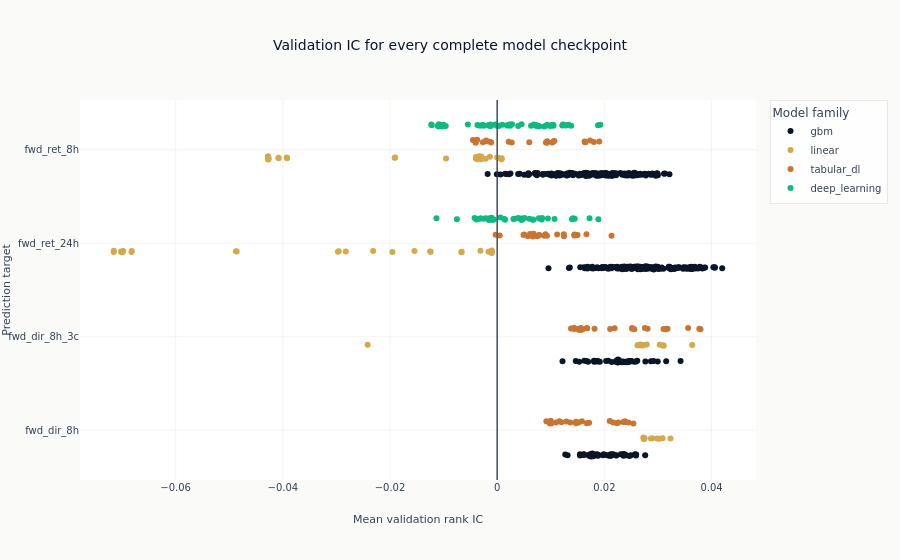

Notebook source saved alongside this figure:
### Markdown cell above
The distribution below retains every checkpoint. A family with more configured checkpoints is
therefore shown with more points rather than receiving extra weight in a collapsed ranking.

### Code cell
ic_points = catalog.filter(pl.col("ic_mean").is_not_null()).sort(
    "label", "family", "config_name", "checkpoint_value"
)
fig = px.strip(
    ic_points,
    x="ic_mean",
    y="label",
    color="family",
    hover_data=["config_name", "checkpoint_kind", "checkpoint_value"],
    title="Validation IC for every complete model checkpoint",
    labels={"ic_mean": "Mean validation rank IC", "label": "Prediction target"},
    color_discrete_sequence=ml4t_palette(5, categorical=True),
)
fig.add_vline(x=0, line_width=1, line_color=COLORS["neutral"])
fig.update_layout(legend_title_text="Model family")
show_plotly_with_alt(
    fig,
    "Horizontal strip plot with one point per complete model checkpoint, grouped by prediction "
    "target and colored by model family. A vertical zero line separates positive and negative "
    "validation rank correlations.",
)

### Figure 1 — Plotly figure (JSON) as saved in the notebook; plotly's stock layout.template omitted (floating-point values rounded to 4 significant figures; data arrays with more than 128 entries replaced by an {"elided": "..."} marker saying what was removed)
{"data": [{"alignmentgroup": "True", "boxpoints": "all", "customdata": {"elided": "400x3 mixed values"}, "fillcolor": "rgba(255,255,255,0)", "hoveron": "points", "hovertemplate": "family=gbm<br>Mean validation rank IC=%{x}<br>Prediction target=%{y}<br>config_name=%{customdata[0]}<br>checkpoint_kind=%{customdata[1]}<br>checkpoint_value=%{customdata[2]}<extra></extra>", "legendgroup": "gbm", "line": {"color": "rgba(255,255,255,0)"}, "marker": {"color": "#0a1628"}, "name": "gbm", "offsetgroup": "gbm", "orientation": "h", "pointpos": 0, "showlegend": true, "type": "box", "x": {"elided": "400 float values"}, "x0": " ", "xaxis": "x", "y": {"elided": "400 str values"}, "y0": " ", "yaxis": "y"}, {"alignmentgroup": "True", "boxpoints": "all", "customdata": {"elided": "81x3 str values"}, "fillcolor": "rgba(255,255,255,0)", "hoveron": "points", "hovertemplate": "family=linear<br>Mean validation rank IC=%{x}<br>Prediction target=%{y}<br>config_name=%{customdata[0]}<br>checkpoint_kind=%{customdata[1]}<br>checkpoint_value=%{customdata[2]}<extra></extra>", "legendgroup": "linear", "line": {"color": "rgba(255,255,255,0)"}, "marker": {"color": "#D4A84B"}, "name": "linear", "offsetgroup": "linear", "orientation": "h", "pointpos": 0, "showlegend": true, "type": "box", "x": [0.03087, 0.02985, 0.02894, 0.02735, 0.02748, 0.03234, 0.03028, 0.0287, 0.0274, 0.02737, 0.02728, 0.02747, -0.02416, 0.03033, 0.03107, 0.02692, 0.02624, 0.02622, 0.0364, 0.03097, 0.02791, 0.02713, 0.02734, 0.02683, 0.02671, -0.006671, -0.0125, -0.02972, -0.04873, -0.06819, -0.07154, -0.06979, -0.07016, -0.006634, -0.01242, -0.02956, -0.04861, -0.06825, -0.07153, -0.06993, -0.07016, -0.001012, -0.001013, -0.001018, -0.001014, -0.001004, -0.001073, -0.001613, -0.003119, -0.01544, -0.02825, -0.02315, -0.01955, 0.0008378, -0.002967, -0.01913, -0.0392, -0.04078, -0.04267, -0.04275, -0.04275, 0.0008231, -0.00296, -0.01903, -0.03927, -0.04081, -0.04267, -0.04275, -0.04275, -0.003942, -0.003942, -0.003939, -0.003943, -0.003917, -0.003772, -0.001365, 0.0002806, -0.003391, -0.009545, -0.002138, 1.938e-05], "x0": " ", "xaxis": "x", "y": ["fwd_dir_8h", "fwd_dir_8h", "fwd_dir_8h", "fwd_dir_8h", "fwd_dir_8h", "fwd_dir_8h", "fwd_dir_8h", "fwd_dir_8h", "fwd_dir_8h", "fwd_dir_8h", "fwd_dir_8h", "fwd_dir_8h", "fwd_dir_8h_3c", "fwd_dir_8h_3c", "fwd_dir_8h_3c", "fwd_dir_8h_3c", "fwd_dir_8h_3c", "fwd_dir_8h_3c", "fwd_dir_8h_3c", "fwd_dir_8h_3c", "fwd_dir_8h_3c", "fwd_dir_8h_3c", "fwd_dir_8h_3c", "fwd_dir_8h_3c", "fwd_dir_8h_3c", "fwd_ret_24h", "fwd_ret_24h", "fwd_ret_24h", "fwd_ret_24h", "fwd_ret_24h", "fwd_ret_24h", "fwd_ret_24h", "fwd_ret_24h", "fwd_ret_24h", "fwd_ret_24h", "fwd_ret_24h", "fwd_ret_24h", "fwd_ret_24h", "fwd_ret_24h", "fwd_ret_24h", "fwd_ret_24h", "fwd_ret_24h", "fwd_ret_24h", "fwd_ret_24h", "fwd_ret_24h", "fwd_ret_24h", "fwd_ret_24h", "fwd_ret_24h", "fwd_ret_24h", "fwd_ret_24h", "fwd_ret_24h", "fwd_ret_24h", "fwd_ret_24h", "fwd_ret_8h", "fwd_ret_8h", "fwd_ret_8h", "fwd_ret_8h", "fwd_ret_8h", "fwd_ret_8h", "fwd_ret_8h", "fwd_ret_8h", "fwd_ret_8h", "fwd_ret_8h", "fwd_ret_8h", "fwd_ret_8h", "fwd_ret_8h", "fwd_ret_8h", "fwd_ret_8h", "fwd_ret_8h", "fwd_ret_8h", "fwd_ret_8h", "fwd_ret_8h", "fwd_ret_8h", "fwd_ret_8h", "fwd_ret_8h", "fwd_ret_8h", "fwd_ret_8h", "fwd_ret_8h", "fwd_ret_8h", "fwd_ret_8h", "fwd_ret_8h"], "y0": " ", "yaxis": "y"}, {"alignmentgroup": "True", "boxpoints": "all", "customdata": {"elided": "96x3 mixed values"}, "fillcolor": "rgba(255,255,255,0)", "hoveron": "points", "hovertemplate": "family=tabular_dl<br>Mean validation rank IC=%{x}<br>Prediction target=%{y}<br>config_name=%{customdata[0]}<br>checkpoint_kind=%{customdata[1]}<br>checkpoint_value=%{customdata[2]}<extra></extra>", "legendgroup": "tabular_dl", "line": {"color": "rgba(255,255,255,0)"}, "marker": {"color": "#C87533"}, "name": "tabular_dl", "offsetgroup": "tabular_dl", "orientation": "h", "pointpos": 0, "showlegend": true, "type": "box", "x": [0.01673, 0.01162, 0.01199, 0.01294, 0.01581, 0.0152, 0.01471, 0.0147, 0.02541, 0.01366, 0.01716, 0.01098, 0.009173, 0.01007, 0.009784, 0.009994, 0.02451, 0.021, 0.02234, 0.02167, 0.02261, 0.02355, 0.02389, 0.02385, 0.03105, 0.02192, 0.01816, 0.01679, 0.01438, 0.01518, 0.01377, 0.01437, 0.03563, 0.02806, 0.02108, 0.01673, 0.01565, 0.01591, 0.01554, 0.0152, 0.03143, 0.03794, 0.03772, 0.03178, 0.02756, 0.02559, 0.02518, 0.0252, 0.02134, 0.01499, 0.01666, 0.008834, 0.00574, 0.007795, 0.00648, 0.00613, -0.000284, 0.004915, 0.01119, 0.009002, 0.01439, 0.01442, 0.01243, 0.01246, 0.0004771, 0.005035, 0.01478, 0.009291, 0.007877, 0.007516, 0.006806, 0.006679, -0.001356, -0.001954, 0.01632, 0.01904, 0.01805, 0.01735, 0.0165, 0.01642, 0.00272, 0.00215, 0.009331, 0.01051, 0.01067, 0.00926, 0.009337, 0.009096, 0.0103, 0.005989, -0.001118, -0.002668, -0.002068, -0.003744, -0.004017, -0.004531], "x0": " ", "xaxis": "x", "y": ["fwd_dir_8h", "fwd_dir_8h", "fwd_dir_8h", "fwd_dir_8h", "fwd_dir_8h", "fwd_dir_8h", "fwd_dir_8h", "fwd_dir_8h", "fwd_dir_8h", "fwd_dir_8h", "fwd_dir_8h", "fwd_dir_8h", "fwd_dir_8h", "fwd_dir_8h", "fwd_dir_8h", "fwd_dir_8h", "fwd_dir_8h", "fwd_dir_8h", "fwd_dir_8h", "fwd_dir_8h", "fwd_dir_8h", "fwd_dir_8h", "fwd_dir_8h", "fwd_dir_8h", "fwd_dir_8h_3c", "fwd_dir_8h_3c", "fwd_dir_8h_3c", "fwd_dir_8h_3c", "fwd_dir_8h_3c", "fwd_dir_8h_3c", "fwd_dir_8h_3c", "fwd_dir_8h_3c", "fwd_dir_8h_3c", "fwd_dir_8h_3c", "fwd_dir_8h_3c", "fwd_dir_8h_3c", "fwd_dir_8h_3c", "fwd_dir_8h_3c", "fwd_dir_8h_3c", "fwd_dir_8h_3c", "fwd_dir_8h_3c", "fwd_dir_8h_3c", "fwd_dir_8h_3c", "fwd_dir_8h_3c", "fwd_dir_8h_3c", "fwd_dir_8h_3c", "fwd_dir_8h_3c", "fwd_dir_8h_3c", "fwd_ret_24h", "fwd_ret_24h", "fwd_ret_24h", "fwd_ret_24h", "fwd_ret_24h", "fwd_ret_24h", "fwd_ret_24h", "fwd_ret_24h", "fwd_ret_24h", "fwd_ret_24h", "fwd_ret_24h", "fwd_ret_24h", "fwd_ret_24h", "fwd_ret_24h", "fwd_ret_24h", "fwd_ret_24h", "fwd_ret_24h", "fwd_ret_24h", "fwd_ret_24h", "fwd_ret_24h", "fwd_ret_24h", "fwd_ret_24h", "fwd_ret_24h", "fwd_ret_24h", "fwd_ret_8h", "fwd_ret_8h", "fwd_ret_8h", "fwd_ret_8h", "fwd_ret_8h", "fwd_ret_8h", "fwd_ret_8h", "fwd_ret_8h", "fwd_ret_8h", "fwd_ret_8h", "fwd_ret_8h", "fwd_ret_8h", "fwd_ret_8h", "fwd_ret_8h", "fwd_ret_8h", "fwd_ret_8h", "fwd_ret_8h", "fwd_ret_8h", "fwd_ret_8h", "fwd_ret_8h", "fwd_ret_8h", "fwd_ret_8h", "fwd_ret_8h", "fwd_ret_8h"], "y0": " ", "yaxis": "y"}, {"alignmentgroup": "True", "boxpoints": "all", "customdata": {"elided": "100x3 mixed values"}, "fillcolor": "rgba(255,255,255,0)", "hoveron": "points", "hovertemplate": "family=deep_learning<br>Mean validation rank IC=%{x}<br>Prediction target=%{y}<br>config_name=%{customdata[0]}<br>checkpoint_kind=%{customdata[1]}<br>checkpoint_value=%{customdata[2]}<extra></extra>", "legendgroup": "deep_learning", "line": {"color": "rgba(255,255,255,0)"}, "marker": {"color": "#10b981"}, "name": "deep_learning", "offsetgroup": "deep_learning", "orientation": "h", "pointpos": 0, "showlegend": true, "type": "box", "x": [0.01888, 0.0107, 0.009469, 0.01723, 0.01413, 0.01446, 0.01396, 0.008384, 0.008293, 0.004702, 0.003026, 0.00147, 0.00659, 0.006771, 0.00438, 0.006013, 0.005098, 0.004587, 0.004529, 0.004461, -0.01134, -0.007521, -0.0006298, 0.00325, 0.00388, 0.001347, 0.007777, 0.0006017, -0.001036, -0.004223, -0.002122, -0.00309, -0.003449, -0.002588, -0.00386, -0.001641, -0.001124, -0.000869, -0.001543, -0.001426, 0.01926, 0.008711, 0.01334, 0.01882, 0.01226, 0.01017, 0.01051, 0.01381, 0.01272, 0.009903, 0.009146, 0.01297, 0.01042, 0.00775, 0.007229, 0.006864, 0.006966, 0.007787, 0.007487, 0.007711, -0.01024, -0.003196, -0.0002701, 0.002312, -0.0004076, 0.0009543, -0.002472, -0.005467, -0.0096, -0.01011, -0.01008, -0.01229, -0.01221, -0.01107, -0.009999, -0.01092, -0.01004, -0.01085, -0.01087, -0.01091, 0.007437, 0.01214, 0.009325, 0.01046, 0.003919, 0.002417, -0.003682, 0.001845, 0.00278, 0.006329, 0.004556, -0.002709, 0.00196, 0.0003461, -0.001208, -0.00125, -0.001526, -0.001478, -0.001611, 0.0001343], "x0": " ", "xaxis": "x", "y": ["fwd_ret_24h", "fwd_ret_24h", "fwd_ret_24h", "fwd_ret_24h", "fwd_ret_24h", "fwd_ret_24h", "fwd_ret_24h", "fwd_ret_24h", "fwd_ret_24h", "fwd_ret_24h", "fwd_ret_24h", "fwd_ret_24h", "fwd_ret_24h", "fwd_ret_24h", "fwd_ret_24h", "fwd_ret_24h", "fwd_ret_24h", "fwd_ret_24h", "fwd_ret_24h", "fwd_ret_24h", "fwd_ret_24h", "fwd_ret_24h", "fwd_ret_24h", "fwd_ret_24h", "fwd_ret_24h", "fwd_ret_24h", "fwd_ret_24h", "fwd_ret_24h", "fwd_ret_24h", "fwd_ret_24h", "fwd_ret_24h", "fwd_ret_24h", "fwd_ret_24h", "fwd_ret_24h", "fwd_ret_24h", "fwd_ret_24h", "fwd_ret_24h", "fwd_ret_24h", "fwd_ret_24h", "fwd_ret_24h", "fwd_ret_8h", "fwd_ret_8h", "fwd_ret_8h", "fwd_ret_8h", "fwd_ret_8h", "fwd_ret_8h", "fwd_ret_8h", "fwd_ret_8h", "fwd_ret_8h", "fwd_ret_8h", "fwd_ret_8h", "fwd_ret_8h", "fwd_ret_8h", "fwd_ret_8h", "fwd_ret_8h", "fwd_ret_8h", "fwd_ret_8h", "fwd_ret_8h", "fwd_ret_8h", "fwd_ret_8h", "fwd_ret_8h", "fwd_ret_8h", "fwd_ret_8h", "fwd_ret_8h", "fwd_ret_8h", "fwd_ret_8h", "fwd_ret_8h", "fwd_ret_8h", "fwd_ret_8h", "fwd_ret_8h", "fwd_ret_8h", "fwd_ret_8h", "fwd_ret_8h", "fwd_ret_8h", "fwd_ret_8h", "fwd_ret_8h", "fwd_ret_8h", "fwd_ret_8h", "fwd_ret_8h", "fwd_ret_8h", "fwd_ret_8h", "fwd_ret_8h", "fwd_ret_8h", "fwd_ret_8h", "fwd_ret_8h", "fwd_ret_8h", "fwd_ret_8h", "fwd_ret_8h", "fwd_ret_8h", "fwd_ret_8h", "fwd_ret_8h", "fwd_ret_8h", "fwd_ret_8h", "fwd_ret_8h", "fwd_ret_8h", "fwd_ret_8h", "fwd_ret_8h", "fwd_ret_8h", "fwd_ret_8h", "fwd_ret_8h"], "y0": " ", "yaxis": "y"}], "layout": {"boxmode": "group", "legend": {"title": {"text": "Model family"}, "tracegroupgap": 0}, "shapes": [{"line": {"color": "#334155", "width": 1}, "type": "line", "x0": 0, "x1": 0, "xref": "x", "y0": 0, "y1": 1, "yref": "y domain"}], "title": {"text": "Validation IC for every complete model checkpoint"}, "xaxis": {"anchor": "y", "domain": [0.0, 1.0], "title": {"text": "Mean validation rank IC"}}, "yaxis": {"anchor": "x", "domain": [0.0, 1.0], "title": {"text": "Prediction target"}}}}
